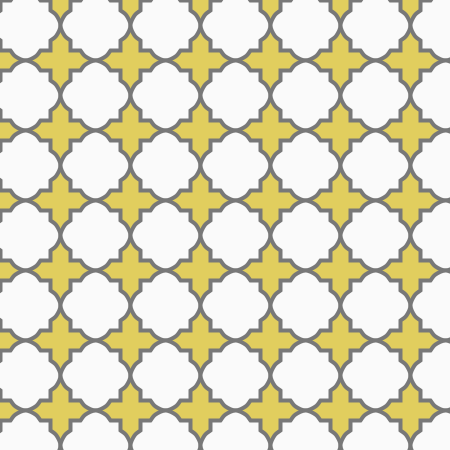
Frame 1 (no input)
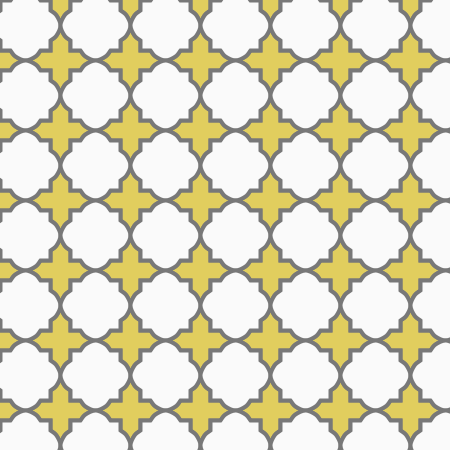
Frame 2 (the mouse pressed at the canvas centre, redrawn once)

The Processing sketch that drew these frames (run headless with seeded random() and noise(); the mouse was pressed at the canvas centre and the sketch redrawn once):

// Processing sketch: processing_29046
// ── processing_29046.pde

/**Chelsey Ellison
   Art443R
   Repeating Pattern**/
   
// GLOBAL VARIABLES CAN CALL FROM ANYWHERE
//interger of xPosition. Declared name & type
int xPos = 40;
int yPos = 40;

void setup() {
  noLoop();
  size(450, 450);
  // These are your local Variables
  int stageWidth = width;
  int stageHeight = height;
  background(225, 206, 94);
  stroke (120, 120, 120);
  strokeWeight(4);
  smooth();
  fill (250, 250, 250);
}

void draw() {

  xPos = 20; 
  //Defines global variable.(You can change xPos at any point
  int d = 140;

  //c++ means add 1 to c each time loop is draw. 
  for ( int c = 0; c < 7 ; c++) {
    for (int r = 0; r < 7; r++)

      //times creates spacing because it's timsing by whatever the c number is. 
      drawTile (70 * c, 70 * r, d);
  }
}

//Void means function is coming. DrawTile is a function
void drawTile(int xPos, int yPos, int d) { 
  // First top left corner
  beginShape();
  //top left of square
  vertex(xPos, yPos);
  //end of top left line
  vertex (xPos + 10, yPos);
  //start of curve
  curveVertex (xPos + 10, yPos);
  curveVertex (xPos + 10, yPos);
  curveVertex (xPos + 15, yPos - 6); 
  //peak of curve
  curveVertex (xPos + 25, yPos - 10);
  curveVertex (xPos + 35, yPos - 6);
  curveVertex (xPos + 40, yPos);
  curveVertex (xPos + 40, yPos);
  //end top curve begining of top right line
  vertex(xPos + 50, yPos);
  vertex(xPos + 50, yPos + 10);
  curveVertex (xPos + 50, yPos + 10);
  curveVertex (xPos + 50, yPos + 10);
  curveVertex (xPos + 56, yPos + 15);
  //Peak Right Curve
  curveVertex (xPos + 60, yPos +25);
  curveVertex (xPos + 56, yPos +35);
  curveVertex (xPos + 50, yPos + 40);
  curveVertex (xPos + 50, yPos + 40);
  vertex(xPos + 50, yPos + 50);
  vertex(xPos + 40, yPos + 50);
  //Bottom Curve Start
  curveVertex (xPos + 40, yPos + 50);
  curveVertex (xPos + 40, yPos + 50);
  curveVertex (xPos + 35, yPos + 56);
  //peak of  bottom curve
  curveVertex (xPos + 25, yPos + 60);
  curveVertex (xPos + 15, yPos + 56);
  curveVertex (xPos + 10, yPos + 50);
  curveVertex (xPos + 10, yPos + 50);
  //Bottom Curve End
  vertex(xPos + 10, yPos + 50);
  vertex(xPos, yPos + 50);
  vertex(xPos, yPos + 40);
  //Begin Left Curve
  curveVertex (xPos, yPos + 40);
  curveVertex (xPos, yPos + 40);
  curveVertex (xPos - 6, yPos + 35);
  //Left Curve Peak
  curveVertex (xPos - 10, yPos + 25);
  curveVertex (xPos - 6, yPos + 15);
  curveVertex (xPos, yPos + 10);
  curveVertex (xPos, yPos + 10);
  //End Left Curve




  endShape(CLOSE);
}
